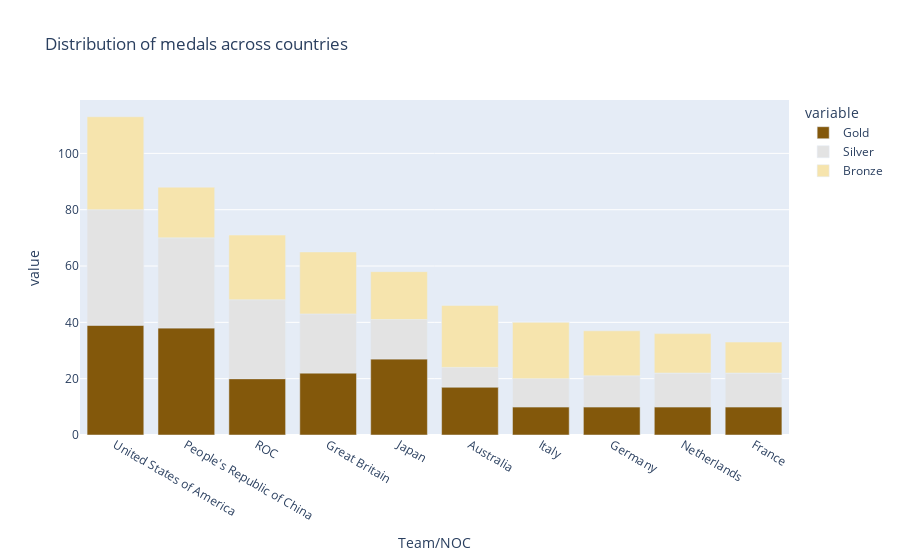

The cell this chart's notebook holds for it:
### Markdown cell above
## **Top 10 teams and their Medal Plots**

### Code cell
plot_medals = medals.sort_values(by='Total', ascending= False).reset_index(drop=True).head(10)

px.bar(plot_medals, x ='Team/NOC',
        y=['Gold','Silver','Bronze'],
        color_discrete_sequence =['#83580b', '#e3e3e3', '#f6e4ad'],
        title = "Distribution of medals across countries")

### Figure 1 — Plotly figure (JSON) as saved in the notebook; plotly's stock layout.template omitted (floating-point values rounded to 4 significant figures)
{"data": [{"alignmentgroup": "True", "hovertemplate": "variable=Gold<br>Team/NOC=%{x}<br>value=%{y}<extra></extra>", "legendgroup": "Gold", "marker": {"color": "#83580b", "pattern": {"shape": ""}}, "name": "Gold", "offsetgroup": "Gold", "orientation": "v", "showlegend": true, "textposition": "auto", "type": "bar", "x": ["United States of America", "People's Republic of China", "ROC", "Great Britain", "Japan", "Australia", "Italy", "Germany", "Netherlands", "France"], "xaxis": "x", "y": [39, 38, 20, 22, 27, 17, 10, 10, 10, 10], "yaxis": "y"}, {"alignmentgroup": "True", "hovertemplate": "variable=Silver<br>Team/NOC=%{x}<br>value=%{y}<extra></extra>", "legendgroup": "Silver", "marker": {"color": "#e3e3e3", "pattern": {"shape": ""}}, "name": "Silver", "offsetgroup": "Silver", "orientation": "v", "showlegend": true, "textposition": "auto", "type": "bar", "x": ["United States of America", "People's Republic of China", "ROC", "Great Britain", "Japan", "Australia", "Italy", "Germany", "Netherlands", "France"], "xaxis": "x", "y": [41, 32, 28, 21, 14, 7, 10, 11, 12, 12], "yaxis": "y"}, {"alignmentgroup": "True", "hovertemplate": "variable=Bronze<br>Team/NOC=%{x}<br>value=%{y}<extra></extra>", "legendgroup": "Bronze", "marker": {"color": "#f6e4ad", "pattern": {"shape": ""}}, "name": "Bronze", "offsetgroup": "Bronze", "orientation": "v", "showlegend": true, "textposition": "auto", "type": "bar", "x": ["United States of America", "People's Republic of China", "ROC", "Great Britain", "Japan", "Australia", "Italy", "Germany", "Netherlands", "France"], "xaxis": "x", "y": [33, 18, 23, 22, 17, 22, 20, 16, 14, 11], "yaxis": "y"}], "layout": {"autosize": true, "barmode": "relative", "legend": {"title": {"text": "variable"}, "tracegroupgap": 0}, "title": {"text": "Distribution of medals across countries"}, "xaxis": {"anchor": "y", "autorange": true, "domain": [0, 1], "range": [-0.5, 9.5], "title": {"text": "Team/NOC"}, "type": "category"}, "yaxis": {"anchor": "x", "autorange": true, "domain": [0, 1], "range": [0, 118.9], "title": {"text": "value"}, "type": "linear"}}}
